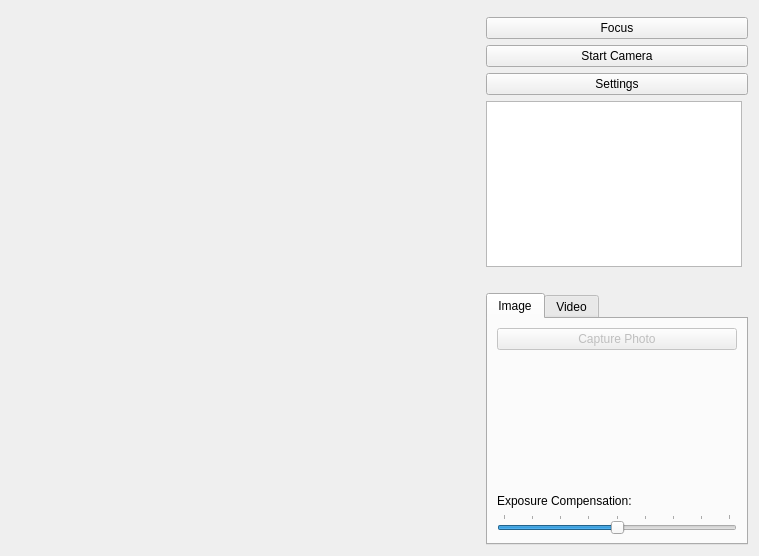
<?xml version="1.0" encoding="UTF-8"?>
<ui version="4.0">
 <class>Camera</class>
 <widget class="QWidget" name="Camera">
  <property name="geometry">
   <rect>
    <x>0</x>
    <y>0</y>
    <width>759</width>
    <height>556</height>
   </rect>
  </property>
  <property name="windowTitle">
   <string>Camera</string>
  </property>
  <layout class="QGridLayout" name="gridLayout_6">
   <item row="0" column="0">
    <layout class="QGridLayout" name="gridLayout_3">
     <item row="1" column="1" colspan="2">
      <widget class="QPushButton" name="lockButton">
       <property name="text">
        <string>Focus</string>
       </property>
      </widget>
     </item>
     <item row="0" column="0" rowspan="7">
      <widget class="QStackedWidget" name="stackedWidget">
       <property name="sizePolicy">
        <sizepolicy hsizetype="Preferred" vsizetype="Preferred">
         <horstretch>1</horstretch>
         <verstretch>0</verstretch>
        </sizepolicy>
       </property>
       <property name="palette">
        <palette>
         <active>
          <colorrole role="Base">
           <brush brushstyle="SolidPattern">
            <color alpha="255">
             <red>255</red>
             <green>255</green>
             <blue>255</blue>
            </color>
           </brush>
          </colorrole>
          <colorrole role="Window">
           <brush brushstyle="SolidPattern">
            <color alpha="255">
             <red>145</red>
             <green>145</green>
             <blue>145</blue>
            </color>
           </brush>
          </colorrole>
         </active>
         <inactive>
          <colorrole role="Base">
           <brush brushstyle="SolidPattern">
            <color alpha="255">
             <red>255</red>
             <green>255</green>
             <blue>255</blue>
            </color>
           </brush>
          </colorrole>
          <colorrole role="Window">
           <brush brushstyle="SolidPattern">
            <color alpha="255">
             <red>145</red>
             <green>145</green>
             <blue>145</blue>
            </color>
           </brush>
          </colorrole>
         </inactive>
         <disabled>
          <colorrole role="Base">
           <brush brushstyle="SolidPattern">
            <color alpha="255">
             <red>145</red>
             <green>145</green>
             <blue>145</blue>
            </color>
           </brush>
          </colorrole>
          <colorrole role="Window">
           <brush brushstyle="SolidPattern">
            <color alpha="255">
             <red>145</red>
             <green>145</green>
             <blue>145</blue>
            </color>
           </brush>
          </colorrole>
         </disabled>
        </palette>
       </property>
       <property name="currentIndex">
        <number>0</number>
       </property>
       <widget class="QWidget" name="viewfinderPage">
        <layout class="QGridLayout" name="gridLayout_5">
         <item row="0" column="0">
          <widget class="QCameraViewfinder" name="viewfinder" native="true"/>
         </item>
        </layout>
       </widget>
       <widget class="QWidget" name="previewPage">
        <layout class="QGridLayout" name="gridLayout_4">
         <item row="0" column="0">
          <widget class="QLabel" name="lastImagePreviewLabel">
           <property name="sizePolicy">
            <sizepolicy hsizetype="Preferred" vsizetype="MinimumExpanding">
             <horstretch>0</horstretch>
             <verstretch>0</verstretch>
            </sizepolicy>
           </property>
           <property name="frameShape">
            <enum>QFrame::Box</enum>
           </property>
           <property name="text">
            <string/>
           </property>
          </widget>
         </item>
        </layout>
       </widget>
      </widget>
     </item>
     <item row="6" column="1" colspan="2">
      <widget class="QTabWidget" name="captureWidget">
       <property name="currentIndex">
        <number>0</number>
       </property>
       <widget class="QWidget" name="tab_2">
        <attribute name="title">
         <string>Image</string>
        </attribute>
        <layout class="QGridLayout" name="gridLayout">
         <item row="0" column="0">
          <widget class="QPushButton" name="takeImageButton">
           <property name="enabled">
            <bool>false</bool>
           </property>
           <property name="text">
            <string>Capture Photo</string>
           </property>
          </widget>
         </item>
         <item row="1" column="0">
          <spacer name="verticalSpacer_2">
           <property name="orientation">
            <enum>Qt::Vertical</enum>
           </property>
           <property name="sizeHint" stdset="0">
            <size>
             <width>20</width>
             <height>161</height>
            </size>
           </property>
          </spacer>
         </item>
         <item row="2" column="0">
          <widget class="QLabel" name="label">
           <property name="text">
            <string>Exposure Compensation:</string>
           </property>
          </widget>
         </item>
         <item row="3" column="0">
          <widget class="QSlider" name="exposureCompensation">
           <property name="minimum">
            <number>-4</number>
           </property>
           <property name="maximum">
            <number>4</number>
           </property>
           <property name="pageStep">
            <number>2</number>
           </property>
           <property name="orientation">
            <enum>Qt::Horizontal</enum>
           </property>
           <property name="tickPosition">
            <enum>QSlider::TicksAbove</enum>
           </property>
          </widget>
         </item>
        </layout>
       </widget>
       <widget class="QWidget" name="tab">
        <attribute name="title">
         <string>Video</string>
        </attribute>
        <layout class="QGridLayout" name="gridLayout_2">
         <item row="0" column="0">
          <widget class="QPushButton" name="recordButton">
           <property name="text">
            <string>Record</string>
           </property>
          </widget>
         </item>
         <item row="1" column="0">
          <widget class="QPushButton" name="pauseButton">
           <property name="text">
            <string>Pause</string>
           </property>
          </widget>
         </item>
         <item row="2" column="0">
          <widget class="QPushButton" name="stopButton">
           <property name="text">
            <string>Stop</string>
           </property>
          </widget>
         </item>
         <item row="3" column="0">
          <spacer name="verticalSpacer">
           <property name="orientation">
            <enum>Qt::Vertical</enum>
           </property>
           <property name="sizeHint" stdset="0">
            <size>
             <width>20</width>
             <height>76</height>
            </size>
           </property>
          </spacer>
         </item>
         <item row="4" column="0">
          <widget class="QPushButton" name="muteButton">
           <property name="text">
            <string>Mute</string>
           </property>
           <property name="checkable">
            <bool>true</bool>
           </property>
          </widget>
         </item>
        </layout>
       </widget>
      </widget>
     </item>
     <item row="3" column="1" colspan="2">
      <widget class="QPushButton" name="pushButtonSettings">
       <property name="text">
        <string>Settings</string>
       </property>
      </widget>
     </item>
     <item row="2" column="1" colspan="2">
      <widget class="QPushButton" name="pushButtonToggleCamera">
       <property name="text">
        <string>Start Camera</string>
       </property>
       <property name="checkable">
        <bool>true</bool>
       </property>
      </widget>
     </item>
     <item row="4" column="1">
      <widget class="QListWidget" name="listWidget">
       <property name="sizePolicy">
        <sizepolicy hsizetype="Minimum" vsizetype="Expanding">
         <horstretch>0</horstretch>
         <verstretch>0</verstretch>
        </sizepolicy>
       </property>
      </widget>
     </item>
     <item row="5" column="1">
      <widget class="QLabel" name="labelMessage">
       <property name="text">
        <string/>
       </property>
      </widget>
     </item>
    </layout>
   </item>
  </layout>
 </widget>
 <customwidgets>
  <customwidget>
   <class>QCameraViewfinder</class>
   <extends>QWidget</extends>
   <header>qcameraviewfinder.h</header>
   <container>1</container>
  </customwidget>
 </customwidgets>
 <resources/>
 <connections>
  <connection>
   <sender>recordButton</sender>
   <signal>clicked()</signal>
   <receiver>Camera</receiver>
   <slot>record()</slot>
   <hints>
    <hint type="sourcelabel">
     <x>647</x>
     <y>149</y>
    </hint>
    <hint type="destinationlabel">
     <x>61</x>
     <y>238</y>
    </hint>
   </hints>
  </connection>
  <connection>
   <sender>stopButton</sender>
   <signal>clicked()</signal>
   <receiver>Camera</receiver>
   <slot>stop()</slot>
   <hints>
    <hint type="sourcelabel">
     <x>647</x>
     <y>225</y>
    </hint>
    <hint type="destinationlabel">
     <x>140</x>
     <y>236</y>
    </hint>
   </hints>
  </connection>
  <connection>
   <sender>pauseButton</sender>
   <signal>clicked()</signal>
   <receiver>Camera</receiver>
   <slot>pause()</slot>
   <hints>
    <hint type="sourcelabel">
     <x>647</x>
     <y>187</y>
    </hint>
    <hint type="destinationlabel">
     <x>234</x>
     <y>237</y>
    </hint>
   </hints>
  </connection>
  <connection>
   <sender>takeImageButton</sender>
   <signal>clicked()</signal>
   <receiver>Camera</receiver>
   <slot>takeImage()</slot>
   <hints>
    <hint type="sourcelabel">
     <x>625</x>
     <y>132</y>
    </hint>
    <hint type="destinationlabel">
     <x>603</x>
     <y>169</y>
    </hint>
   </hints>
  </connection>
  <connection>
   <sender>lockButton</sender>
   <signal>clicked()</signal>
   <receiver>Camera</receiver>
   <slot>toggleLock()</slot>
   <hints>
    <hint type="sourcelabel">
     <x>658</x>
     <y>75</y>
    </hint>
    <hint type="destinationlabel">
     <x>453</x>
     <y>119</y>
    </hint>
   </hints>
  </connection>
  <connection>
   <sender>muteButton</sender>
   <signal>toggled(bool)</signal>
   <receiver>Camera</receiver>
   <slot>setMuted(bool)</slot>
   <hints>
    <hint type="sourcelabel">
     <x>647</x>
     <y>377</y>
    </hint>
    <hint type="destinationlabel">
     <x>5</x>
     <y>280</y>
    </hint>
   </hints>
  </connection>
  <connection>
   <sender>exposureCompensation</sender>
   <signal>valueChanged(int)</signal>
   <receiver>Camera</receiver>
   <slot>setExposureCompensation(int)</slot>
   <hints>
    <hint type="sourcelabel">
     <x>559</x>
     <y>367</y>
    </hint>
    <hint type="destinationlabel">
     <x>665</x>
     <y>365</y>
    </hint>
   </hints>
  </connection>
 </connections>
 <slots>
  <slot>record()</slot>
  <slot>pause()</slot>
  <slot>stop()</slot>
  <slot>enablePreview(bool)</slot>
  <slot>configureCaptureSettings()</slot>
  <slot>takeImage()</slot>
  <slot>startCamera()</slot>
  <slot>toggleLock()</slot>
  <slot>setMuted(bool)</slot>
  <slot>stopCamera()</slot>
  <slot>setExposureCompensation(int)</slot>
 </slots>
</ui>
